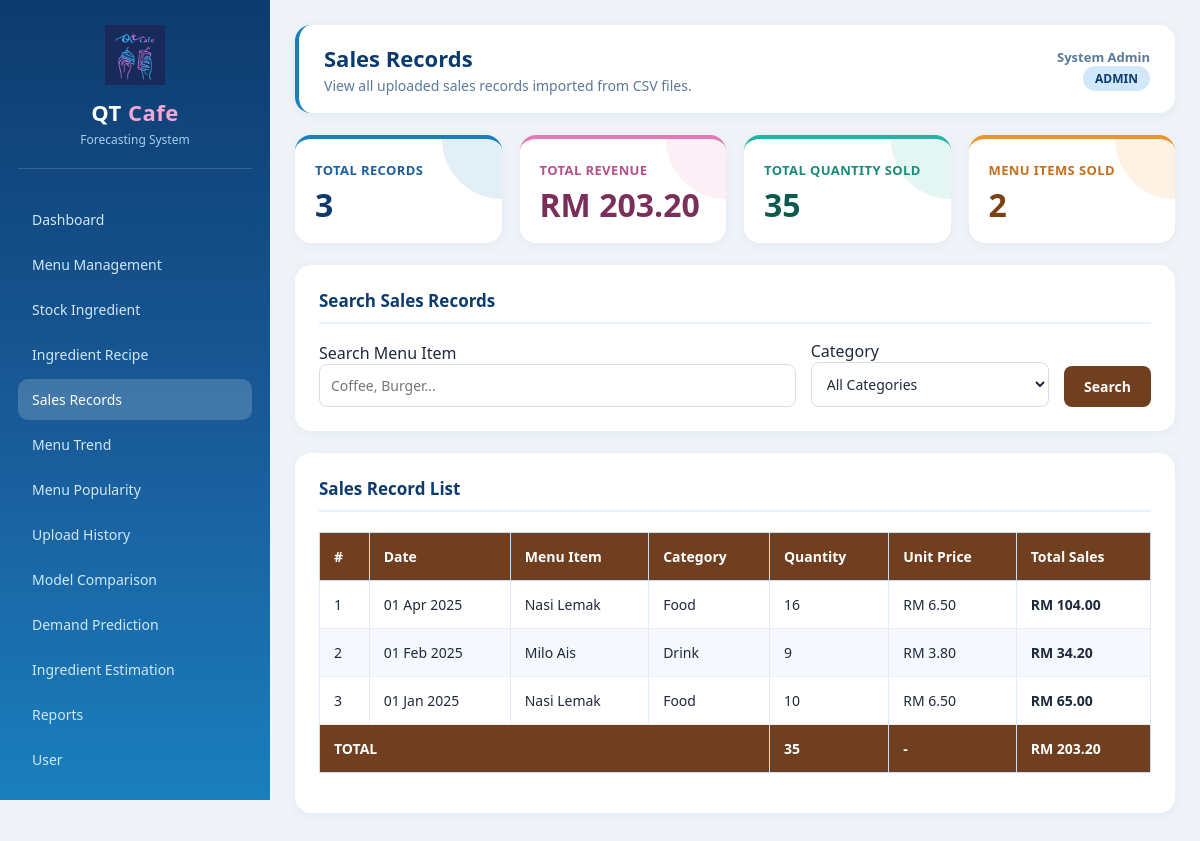
Page /php_app/admin/sales_records.php (signed in) on the committed database.
### tables this page shows
CREATE TABLE IF NOT EXISTS `sales_records` (
  `id` int NOT NULL AUTO_INCREMENT,
  `upload_id` int DEFAULT NULL,
  `sale_date` date NOT NULL,
  `menu_item_id` int NOT NULL,
  `item_name` varchar(150) NOT NULL,
  `category` varchar(100) NOT NULL,
  `quantity_sold` int NOT NULL,
  `unit_price` decimal(10,2) NOT NULL,
  `total_sales` decimal(10,2) NOT NULL,
  `created_at` timestamp NULL DEFAULT CURRENT_TIMESTAMP,
  PRIMARY KEY (`id`),
  KEY `upload_id` (`upload_id`),
  KEY `menu_item_id` (`menu_item_id`),
  CONSTRAINT `sales_records_ibfk_1` FOREIGN KEY (`upload_id`) REFERENCES `sales_uploads` (`id`) ON DELETE SET NULL,
  CONSTRAINT `sales_records_ibfk_2` FOREIGN KEY (`menu_item_id`) REFERENCES `menu_items` (`id`) ON DELETE CASCADE
);

### php_app/admin/sales_records.php (the view, shortened to what this page needs)
<?php
require_once "../includes/auth.php";
$search = trim($_GET['search'] ?? '');
$whereSQL = "";
$totalRecords = mysqli_fetch_assoc(
    mysqli_query($conn, "SELECT COUNT(*) total FROM sales_records")
)['total'];
$totalRevenue = mysqli_fetch_assoc(
    mysqli_query($conn,"
        SELECT COALESCE(SUM(total_sales),0) total
        FROM sales_records
    ")
)['total'];
$totalQty = mysqli_fetch_assoc(
    mysqli_query($conn,"
        SELECT COALESCE(SUM(quantity_sold),0) total
        FROM sales_records
    ")
)['total'];
$totalMenu = mysqli_fetch_assoc(
    mysqli_query($conn, "
        SELECT COUNT(DISTINCT menu_item_id) total
        FROM sales_records
    ")
)['total'];
$sql = "
SELECT *
FROM sales_records
{$whereSQL}
ORDER BY sale_date DESC, id DESC
";
$stmt = mysqli_prepare($conn, $sql);
mysqli_stmt_execute($stmt);
$result = mysqli_stmt_get_result($stmt);
include "../includes/header.php";
include "../includes/sidebar.php";
?>
<div class="topbar">
    <div>
        <h1>Sales Records</h1>
        <p>
            View all uploaded sales records imported
            from CSV files.
        </p>
    </div>
    <div class="user-info">
        <strong>
            <?php
            echo htmlspecialchars($_SESSION['full_name']);
            ?>
        </strong>
        <br>
        <span class="badge">
            <?php
            echo strtoupper($_SESSION['role']);
            ?>
        </span>
    </div>
</div>
<div class="card-grid">
    <div class="card">
        <h3>Total Records</h3>
        <div class="number">
            <?php echo number_format($totalRecords); ?>
        </div>
    </div>
    <div class="card">
        <h3>Total Revenue</h3>
        <div class="number">
            RM <?php echo number_format($totalRevenue,2); ?>
        </div>
    </div>
    <div class="card">
        <h3>Total Quantity Sold</h3>
        <div class="number">
            <?php echo number_format($totalQty); ?>
        </div>
    </div>
    <div class="card">
        <h3>Menu Items Sold</h3>
        <div class="number">
            <?php echo number_format($totalMenu); ?>
        </div>
    </div>
</div>
<div class="panel">
<h2>Search Sales Records</h2>
<form method="GET">
<div
style="
display:grid;
grid-template-columns:2fr 1fr auto;
gap:15px;
align-items:end;
">
<div>
<label>Search Menu Item</label>
<input
type="text"
name="search"
class="form-control"
placeholder="Coffee, Burger..."
value="<?php echo htmlspecialchars($search); ?>"
>
</div>
<div>
<label>Category</label>
<select
name="category"
class="form-control"
>
<option value="">All Categories</option>
</select>
</div>
<div>
<button
class="btn btn-primary"
style="margin-top:25px;"
>
Search
</button>
</div>
</div>
</form>
</div>
<div class="panel">
<h2>Sales Record List</h2>
<table class="table">
<thead>
<tr>
<th>#</th>
<th>Date</th>
<th>Menu Item</th>
<th>Category</th>
<th>Quantity</th>
<th>Unit Price</th>
<th>Total Sales</th>
</tr>
</thead>
<tbody>
<?php
$count = 1;
if(mysqli_num_rows($result) > 0):
while($row = mysqli_fetch_assoc($result)):
?>
<tr>
<td>
<?php echo $count++; ?>
</td>
<td>
<?php echo date("d M Y", strtotime($row['sale_date'])); ?>
</td>
<td>
<?php echo htmlspecialchars($row['item_name']); ?>
</td>
<td>
<?php echo htmlspecialchars($row['category']); ?>
</td>
<td>
<?php echo number_format($row['quantity_sold']); ?>
</td>
<td>
RM <?php echo number_format($row['unit_price'],2); ?>
</td>
<td>
<strong>
RM <?php echo number_format($row['total_sales'],2); ?>
</strong>
</td>
</tr>
<?php
endwhile;
endif; ?>
</tbody>
<tfoot>
<tr>
<th colspan="4">
TOTAL
</th>
<th>
<?php
echo number_format($totalQty);
?>
</th>
<th>
-
</th>
<th>
RM <?php echo number_format($totalRevenue,2); ?>
</th>
</tr>
</tfoot>
</table>
</div>
</div>
<?php include "../includes/footer.php"; ?>

### php_app/assets/css/style.css (style rules this page uses)
* { margin: 0; padding: 0; box-sizing: border-box; font-family: "Segoe UI", Arial, sans-serif; }
body { background: #f0f4f8; color: #1e2a3a; }
.topbar { background: #ffffff; padding: 18px 25px; border-radius: 16px; box-shadow: 0 2px 12px rgba(26, 95, 158, 0.08); display: flex; justify-content: space-between; align-items: center; margin-bottom: 22px; border-left: 4px solid #1a7fbd; }
.topbar h1 { font-size: 22px; color: #0d3b6e; }
.topbar p { font-size: 14px; color: #5a7a9a; margin-top: 3px; }
.user-info { text-align: right; font-size: 13px; color: #5a7a9a; }
.card-grid { display: grid; grid-template-columns: repeat(4, 1fr); gap: 18px; margin-bottom: 22px; }
.card { background: #ffffff; padding: 22px 20px; border-radius: 16px; box-shadow: 0 2px 12px rgba(26, 95, 158, 0.07); position: relative; overflow: hidden; border-top: 4px solid transparent; }
.card::before { content: ""; position: absolute; top: 0; right: 0; width: 60px; height: 60px; border-radius: 0 16px 0 60px; opacity: 0.12; }
.card:nth-child(1) { border-top-color: #1a7fbd; }
.card:nth-child(1)::before { background: #1a7fbd; }
.card:nth-child(1) h3 { color: #1a5f9e; }
.card:nth-child(1) .number { color: #0d3b6e; }
.card:nth-child(2) { border-top-color: #e07bb5; }
.card:nth-child(2)::before { background: #e07bb5; }
.card:nth-child(2) h3 { color: #b5508a; }
.card:nth-child(2) .number { color: #7a2f5a; }
.card:nth-child(3) { border-top-color: #22b5a0; }
.card:nth-child(3)::before { background: #22b5a0; }
.card:nth-child(3) h3 { color: #1a8a78; }
.card:nth-child(3) .number { color: #0f5a4e; }
.card:nth-child(4) { border-top-color: #f0932b; }
.card:nth-child(4)::before { background: #f0932b; }
.card:nth-child(4) h3 { color: #c4701a; }
.card:nth-child(4) .number { color: #7a4210; }
.card h3 { font-size: 13px; font-weight: 600; margin-bottom: 10px; text-transform: uppercase; letter-spacing: 0.4px; }
.card .number { font-size: 32px; font-weight: 700; line-height: 1; }
.panel { background: #ffffff; padding: 24px; border-radius: 16px; box-shadow: 0 2px 12px rgba(26, 95, 158, 0.07); margin-bottom: 22px; }
.panel h2 { color: #0d3b6e; font-size: 17px; margin-bottom: 16px; padding-bottom: 10px; border-bottom: 2px solid #e8f0fa; display: flex; align-items: center; gap: 10px; }
.table { width: 100%; border-collapse: collapse; margin-top: 10px; margin-bottom: 16px; font-size: 14px; }
.table th { background: #e8f0fa; color: #0d3b6e; padding: 12px 14px; border: 1px solid #c8ddf5; text-align: left; font-weight: 600; }
.table td { padding: 11px 14px; border: 1px solid #e0ecf8; }
.table tr:nth-child(even) { background: #f5f9ff; }
.btn { display: inline-block; padding: 10px 18px; border: none; border-radius: 10px; text-decoration: none; cursor: pointer; font-size: 14px; font-weight: 600; transition: opacity 0.15s, transform 0.1s; }
.btn-primary { background: linear-gradient(135deg, #1a7fbd, #1a5f9e); color: #fff; }
.form-control { width: 100%; padding: 11px 13px; border: 1px solid #c8ddf5; border-radius: 10px; font-size: 14px; outline: none; background: #fff; color: #1e2a3a; transition: border-color 0.15s, box-shadow 0.15s; }
.badge { display: inline-block; padding: 4px 12px; background: #d0e8fa; color: #0d3b6e; border-radius: 20px; font-size: 12px; font-weight: 700; }

### php_app/admin/sales_records.php (style rules this page uses)
.table { width:100%; border-collapse:collapse; margin-top:20px; background:#fff; }
.table th { background:#6f3f1f; color:#fff; padding:14px; text-align:left; font-size:14px; }
.table td { padding:14px; border-bottom:1px solid #eee; font-size:14px; }
.form-control { width:100%; padding:11px; border:1px solid #ddd; border-radius:8px; font-size:14px; outline:none; }
.btn { padding:11px 20px; border:none; border-radius:8px; cursor:pointer; font-size:14px; }
.btn-primary { background:#6f3f1f; color:#fff; }
tfoot th { background:#f5f5f5; color:#333; font-size:15px; }

### rows in the picture
sales_records: sale_date "01 Apr 2025", item_name "Nasi Lemak", category "Food", quantity_sold "16", unit_price "6.50", total_sales "104.00"
sales_records: sale_date "01 Feb 2025", item_name "Milo Ais", category "Drink", quantity_sold "9", unit_price "3.80", total_sales "34.20"
sales_records: sale_date "01 Jan 2025", item_name "Nasi Lemak", category "Food", quantity_sold "10", unit_price "6.50", total_sales "65.00"

### other values in the picture
$_SESSION['full_name'] "System Admin"
$_SESSION['role'] "ADMIN"
$totalRecords "3"
$totalRevenue "203.20"
$totalQty "35"
$totalMenu "2"
